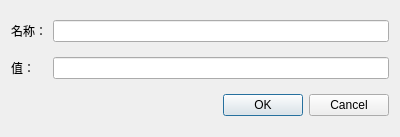
<?xml version="1.0" encoding="UTF-8"?>
<ui version="4.0">
 <class>add</class>
 <widget class="QDialog" name="add">
  <property name="geometry">
   <rect>
    <x>0</x>
    <y>0</y>
    <width>400</width>
    <height>137</height>
   </rect>
  </property>
  <property name="windowTitle">
   <string>Dialog</string>
  </property>
  <layout class="QGridLayout" name="gridLayout_3">
   <item row="0" column="0">
    <layout class="QGridLayout" name="gridLayout_2" rowstretch="0,0">
     <property name="verticalSpacing">
      <number>15</number>
     </property>
     <item row="1" column="0">
      <widget class="QLabel" name="label_2">
       <property name="text">
        <string>值：</string>
       </property>
      </widget>
     </item>
     <item row="1" column="1">
      <widget class="QLineEdit" name="valueEdit"/>
     </item>
     <item row="0" column="0">
      <widget class="QLabel" name="label">
       <property name="text">
        <string>名称：</string>
       </property>
      </widget>
     </item>
     <item row="0" column="1">
      <widget class="QLineEdit" name="nameEdit">
       <property name="text">
        <string/>
       </property>
      </widget>
     </item>
    </layout>
   </item>
   <item row="1" column="0">
    <widget class="QDialogButtonBox" name="buttonBox">
     <property name="orientation">
      <enum>Qt::Horizontal</enum>
     </property>
     <property name="standardButtons">
      <set>QDialogButtonBox::Cancel|QDialogButtonBox::Ok</set>
     </property>
    </widget>
   </item>
  </layout>
 </widget>
 <resources/>
 <connections>
  <connection>
   <sender>buttonBox</sender>
   <signal>accepted()</signal>
   <receiver>add</receiver>
   <slot>accept()</slot>
   <hints>
    <hint type="sourcelabel">
     <x>248</x>
     <y>254</y>
    </hint>
    <hint type="destinationlabel">
     <x>157</x>
     <y>274</y>
    </hint>
   </hints>
  </connection>
  <connection>
   <sender>buttonBox</sender>
   <signal>rejected()</signal>
   <receiver>add</receiver>
   <slot>reject()</slot>
   <hints>
    <hint type="sourcelabel">
     <x>316</x>
     <y>260</y>
    </hint>
    <hint type="destinationlabel">
     <x>286</x>
     <y>274</y>
    </hint>
   </hints>
  </connection>
 </connections>
</ui>
